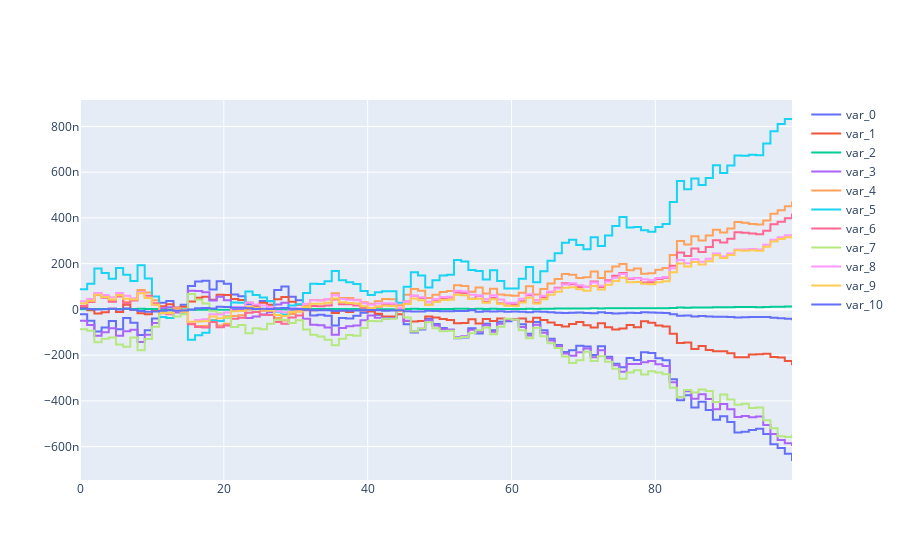

The code cell stored with this chart in its notebook:
### Markdown cell above
#### Explaining the deep model with DeepHitSingle

### Code cell
ig_expl = IGExplainer(model_, x_val, y_val)
ig_expl0 = ig_expl(x_val[[19]]).iloc[0]
plot_expl(ig_expl0)
